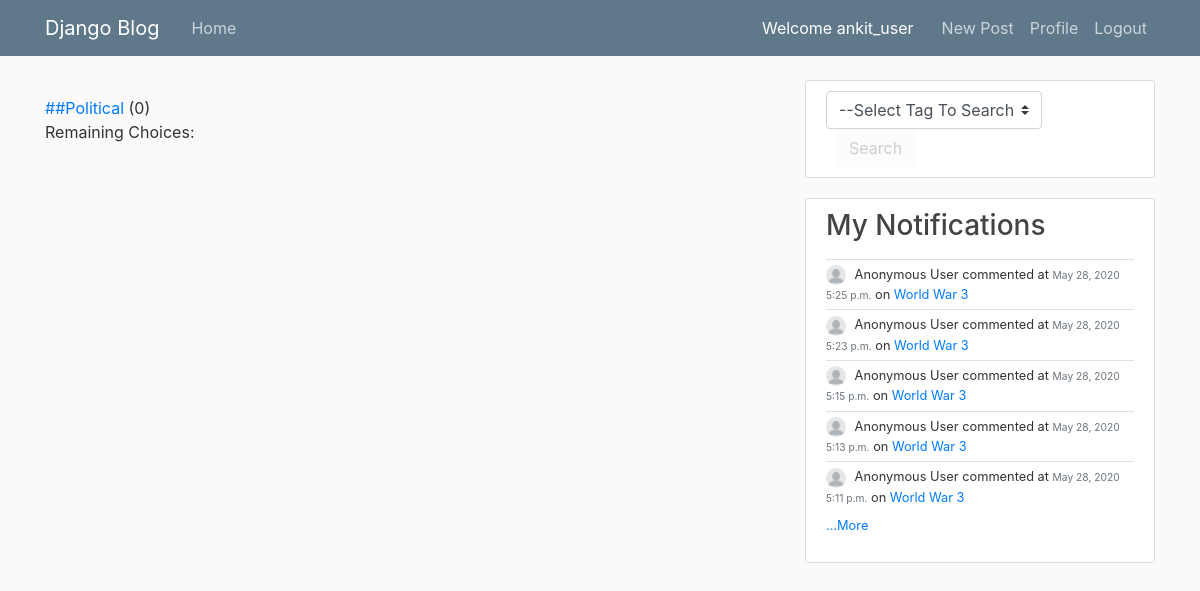
The page /tags/#Political/posts (signed in) on the database its author committed.
### blog/models.py (models this page shows, shortened)
class Notification(models.Model):
    type = models.CharField(max_length=10, default='created')  # created, updated
    comment = models.ForeignKey(Comment, on_delete=models.CASCADE, related_name='notifications')
    subscription = models.ForeignKey(Subscription, on_delete=models.CASCADE, related_name='notifications')

class Comment(models.Model):
    content = models.TextField()
    anonymous = models.BooleanField("Comment as Anonymous User", editable=True, default=True)
    date_posted = models.DateTimeField(default=timezone.now)
    author = models.ForeignKey(User, on_delete=models.CASCADE)
    post = models.ForeignKey(Post, on_delete=models.CASCADE, related_name='comments')

class Subscription(models.Model):
    post = models.ForeignKey(Post, on_delete=models.CASCADE, related_name='subscriptions')
    user = models.ForeignKey(User, on_delete=models.CASCADE, related_name='subscriptions')

class Post(models.Model):
    title = models.CharField(max_length=100)
    content = models.TextField()
    anonymous = models.BooleanField("Post as Anonymous User", editable=True, default=True)
    date_posted = models.DateTimeField(default=timezone.now)
    author = models.ForeignKey(User, on_delete=models.CASCADE)
    is_user_subscribed = False
    is_user_subscribed_not = not is_user_subscribed

### blog/views.py (the view)
# urls.py: path('tags/<path:tag_choices>/posts', TagPostsTemplateView.as_view(), name='tag-posts'),
class TagPostsTemplateView(LoginRequiredMixin, TemplateView):
    template_name = 'blog/tag_posts.html'  # <app>/<model>_<viewtype>.html
    def get_context_data(self, *, object_list=None, **kwargs):
        choices = self.kwargs['tag_choices']
        choices = choices.split('/')
        posts = Post.objects.all() # 1000
        for choice in choices:  # Financial, #Political
            tags = Tag.objects.filter(type__name__exact='#' + choice).all()
            posts = posts.filter(tags__in=[tt.id for tt in tags]).order_by('-date_posted').all()
        remaining_choices = set()
        for p in posts:
            p.is_user_subscribed = p.subscriptions.filter(user__id__exact=self.request.user.id).exists()
            p.is_user_subscribed_not = not p.is_user_subscribed
            for t in p.tags.all():
                if remove_hash(t.type.name) not in choices:
                    remaining_choices.add(t.type.name)
        page_size = 2
        is_paginated = posts.count() > page_size
        paginator = Paginator(posts, page_size)  # Show 25 contacts per page
        page = 1
        try:
            page = self.request.GET['page']
        except:
            page = 1
        try:
            posts = paginator.page(page)
        except PageNotAnInteger:
            posts = paginator.page(1)
        except EmptyPage:
            posts = paginator.page(paginator.num_pages)
        return {'filtered_choices': choices,
                'remaining_choices': remaining_choices,
                'posts': posts,
                'page_obj': posts,
                'is_paginated': is_paginated}

### blog/context_processors.py (called while the page is built)
def tag_type_processor(request):
    tag_types = TagType.objects.all()
    return {'tag_types': tag_types}

### blog/filters.py (called while the page is built)
@register.filter
def remove_hash(value):
    return value.replace("#", "")

@register.filter
def path_till_index(values, till_index):
    path_str = str()
    for index, p in enumerate(values):
        if index < till_index - 1:
            path_str += p + '/'
    return path_str

### users/models.py (called while the page is built)
    @property
    def notifications(self):
        return Notification.objects.filter(subscription__user=self.user)

### blog/templates/blog/tag_posts.html (shortened to what this page needs)
{% extends "blog/base.html" %}
{% load filters %}
{% block content %}
    {% for choice in filtered_choices %}
        <a href="/tags/{{ filtered_choices|path_till_index:forloop.counter }}{{ choice|remove_hash }}/posts">#{{ choice }}</a>
    {% endfor %}
    ({{ page_obj.paginator.count }})
    <br>
    Remaining Choices:
{% endblock content %}

### blog/templates/blog/base.html (shortened to what this page needs)
{% load filters %}
{% load static %}
<!DOCTYPE html>
<html>
<head>
    <link rel="stylesheet" href="https://maxcdn.bootstrapcdn.com/bootstrap/4.0.0/css/bootstrap.min.css">
    <link rel="stylesheet" type="text/css" href="{% static 'blog/main.css' %}">
</head>
<body>
    <header class="site-header">
      <nav class="navbar navbar-expand-md navbar-dark bg-steel fixed-top">
        <div class="container">
        {% if user.is_authenticated %}
          <a class="navbar-brand mr-4" href="{% url 'blog-home' %}">Django Blog</a>
          <div class="collapse navbar-collapse" id="navbarToggle">
            <div class="navbar-nav mr-auto">
              <a class="nav-item nav-link" href="{% url 'blog-home' %}">Home</a>
            </div>
            <span style="color:white;margin-right:20px;">Welcome {{ user.username }}</span>
          {% endif %}
            <div class="navbar-nav">
              {% if user.is_authenticated %}
                <a class="nav-item nav-link" href="{% url 'post-create' %}">New Post</a>
                <a class="nav-item nav-link" href="{% url 'profile' %}">Profile</a>
                <a class="nav-item nav-link" href="{% url 'logout' %}">Logout</a>
              {% else %}
                <a class="nav-item nav-link" href="{% url 'login' %}">Login</a>
                <a class="nav-item nav-link" href="{% url 'register' %}">Register</a>
              {% endif %}
            </div>
          </div>
        </div>
      </nav>
    </header>
    <main role="main" class="container">
      <div class="row">
        <div class="col-md-8">
          {% block content %}{% endblock %}
        </div>
        <div class="col-md-4">
        {% if user.is_authenticated %}
          <div class="content-section">
            <select id="ddl_tag_search" class="browser-default custom-select" onchange="toggleElement(this, 'btn_tag_search')" style="width:70%">
              <option value="">--Select Tag To Search--</option>
            </select>
            <button id="btn_tag_search" class = "btn margin-left-10" onclick="searchByTag('ddl_tag_search')" disabled>Search</button>
          </div>
          <div id ="div_notifications"class="content-section">
            <h3>My Notifications</h3>
            <p class='text-muted'>
              {% for n in user.profile.notifications|dictsortreversed:"id"|slice:"0:5" %}
                {% include 'blog/notification.html' with notification=n %}
              {% endfor %}
            {% if  user.profile.notifications.count  > 5 %}
            <a class= "small" href="{% url 'user-notifications' user.username  %}"> ...More</a>
            {% endif %}
            </p>
          </div>
        {% endif %}
        </div>
      </div>
    </main>
</body>
</html>

### blog/templates/blog/notification.html
<div class="full-block border-top" style="padding:5px 0 5px 0">
    <div class="small full-block">
        {% if notification.comment.anonymous %}
            <img class="rounded-circle notification-img" src="/media/profile_pics/anonymous.png">
            Anonymous User
        {% else %}
            <img class="rounded-circle notification-img" src="{{ notification.comment.author.profile.image.url }}">
            <a class="mr-2" style="margin-right:1px !important;" href="{% url 'user-posts' notification.comment.author.username %}">{{ notification.comment.author }}</a>
        {% endif %}
        {% if notification.type == 'created' %}
            commented
        {% elif notification.type == 'updated' %}
            modified comment
        {% endif %}
        at <small class="text-muted">{{ notification.comment.date_posted|date:"F d, Y P" }}</small>
        on <a class="mr-2" style="margin-right:1px !important;" href="{% url 'post-detail' notification.subscription.post.id %}">{{ notification.subscription.post.title }}</a>
    </div>
</div>

### blog/static/blog/main.css (style rules this page uses)
body { background: #fafafa; color: #333333; margin-top: 5rem; }
h1, h2, h3, h4, h5, h6 { color: #444444; }
.bg-steel { background-color: #5f788a; }
.site-header .navbar-nav .nav-link { color: #cbd5db; }
.content-section { background: #ffffff; padding: 10px 20px; border: 1px solid #dddddd; border-radius: 3px; margin-bottom: 20px; }
.notification-img { height: 20px; width: 20px; margin-right: 5px; }
.full-block { width:100%; display: block; }
.margin-left-10 { margin-left: 10px; }

### rows shown on the page
Notification: type "commented", comment.date_posted "May 28, 2020 5:25 p.m.", subscription.post "World War 3"
Notification: type "commented", comment.date_posted "May 28, 2020 5:23 p.m.", subscription.post "World War 3"
Notification: type "commented", comment.date_posted "May 28, 2020 5:15 p.m.", subscription.post "World War 3"
Notification: type "commented", comment.date_posted "May 28, 2020 5:13 p.m.", subscription.post "World War 3"
Notification: type "commented", comment.date_posted "May 28, 2020 5:11 p.m.", subscription.post "World War 3"

### other values the page prints
{{ user.username }} "ankit_user"
{{ choice }} "#Political"
{{ page_obj.paginator.count }} "0"
